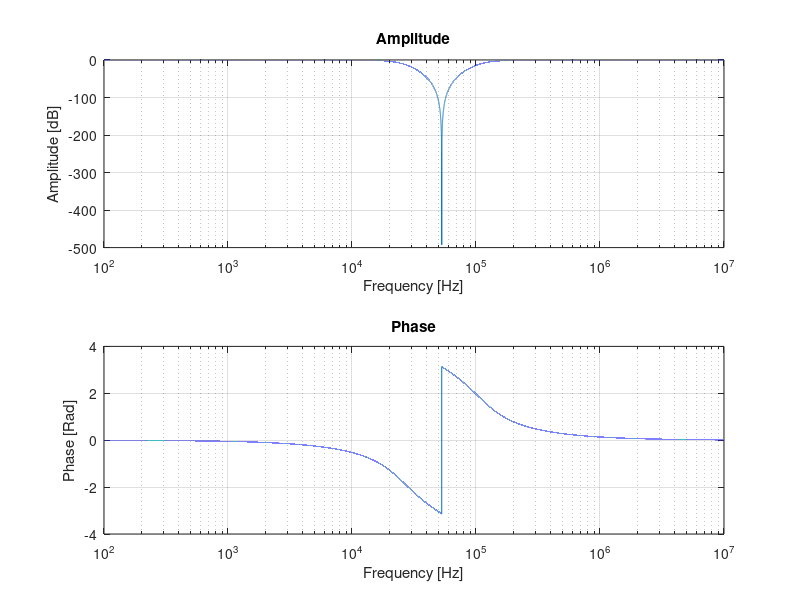

Recreate this plot in MATLAB.
% Work for Circuit Synthesis
% Professor: Maicon Pereira
% Author: Henrique Poleselo

function rfFilter()

    % Project Parameters / Requirements:
    % Stopband filter from 35kHz to 80kHz
    % Passband from 500Hz to 20MHz
    wp = [35e3 80e3]*2*pi;
    ws = [500 20e6]*2*pi;
    Amax = 0.2; % dB
    Amin = 40;  % dB

    % Obtaining the approximation for the filter using Butterworth aprox.
    [n wn] = buttord(wp, ws, Amax, Amin,'s');
   
    % 's' has to be passed, otherwise it will consider it's a digital
    % filter
    [b,a] = butter(n,wn,'stop','s');
    
    % logspace(10^2, 10^7, 10^5 points), which is the boundary of our
    % filter
    w = logspace(2,7,1e5)*(2*pi);
    
    w1 = w/(2*pi);
    
    % Returns complex freq response vector H, in rad/s
    [h] = freqs(b,a,w);
   
    % Constrution of continuous transfer function 
    y = tf(b,a);

    % Obtaining poles and zeroes from TF, kn is the gain
    [zn,pn,kn] = tf2zp(b,a);
    

    % Extracting the Biquads from the poles and zeroes, i.e, converting the
    % roots to a polynomial form
    B1n=poly([zn(1),zn(2)]);
    B1d=poly([pn(1),pn(2)]);
    B2n=poly([zn(3),zn(4)]);
    B2d=poly([pn(3),pn(4)]);
    B1=tf(B1n,B1d);
    B2=tf(B2n,B2d);
    
    % Display our biquads so we can implement estimate the components's
    % values
    display(B1)
    display(B2)
    
    % Plotting
    subplot(2,1,1);
    y1 = 20*log(abs(h));
    semilogx(w1,y1);
    title('Amplitude');
    xlabel('Frequency [Hz]');
    ylabel('Amplitude [dB]');
    grid;

    subplot(2,1,2);
    y2 = angle(h);
    % unwrap to eliminate the discontinuity on the phase graph 
    %unwrap(y2);
    semilogx(w1,y2);
    title('Phase');
    xlabel('Frequency [Hz]');
    ylabel('Phase [Rad]');
    grid;
end